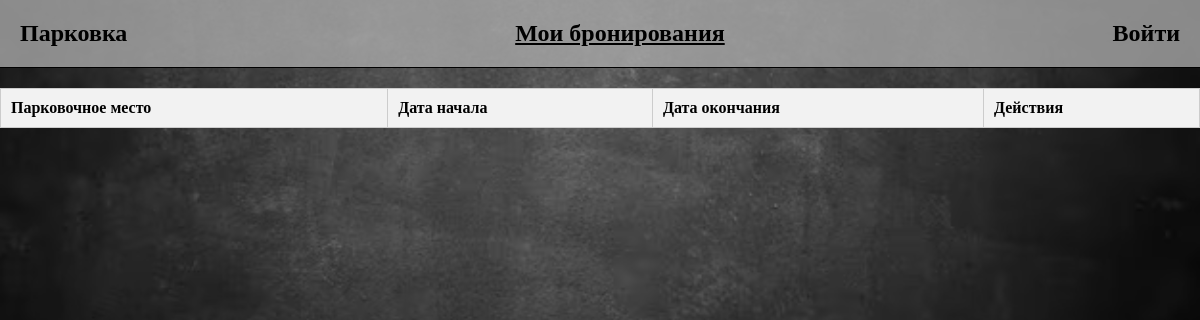
/my_bookings/ (signed in), run on an earlier commit of the app's database.
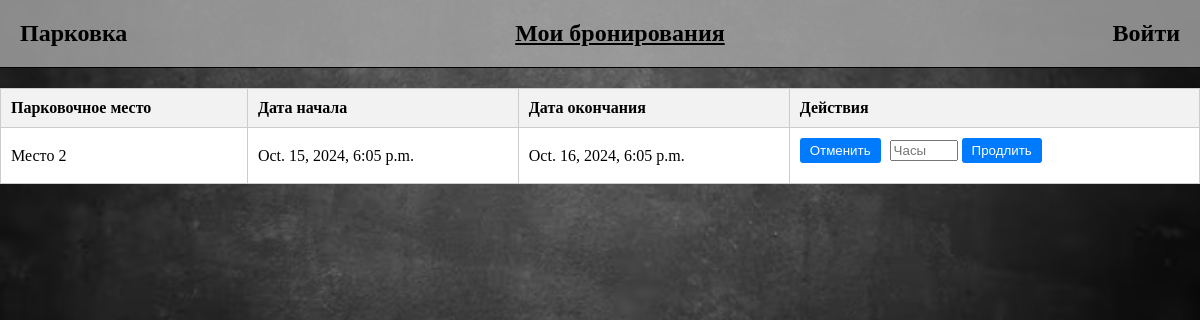
And on a later commit of the database.
### booking_app/models.py (models this page shows, shortened)
class Booking(models.Model):
    user = models.ForeignKey(User, on_delete=models.CASCADE)
    parking_spot = models.ForeignKey(ParkingSpot, on_delete=models.CASCADE)
    start_date = models.DateTimeField()
    end_date = models.DateTimeField()
    confirmed = models.BooleanField(default=True)

class ParkingSpot(models.Model):
    number = models.CharField(max_length=10)
    location = models.ForeignKey(Location, on_delete=models.CASCADE)
    is_free = models.BooleanField(default=True)  # Добавляем атрибут is_free

### booking_app/views.py (the view, shortened to what this page needs)
# urls.py: path('my_bookings/', views.my_bookings, name='my_bookings'),  # Страница "Мои бронирования"
@login_required(login_url='/login/')
def my_bookings(request):
    user = request.user
    bookings = Booking.objects.filter(user=user)
    booking_history = BookingHistory.objects.filter(booking__user=user)
    return render(request, 'my_bookings.html', {
        'bookings': bookings,
        'booking_history': booking_history,
    })

### booking_app/templates/my_bookings.html (shortened to what this page needs)
<!DOCTYPE html>
<html lang="ru">
  <head>
    {% load static %}
    <link rel="stylesheet" type="text/css" href="{% static 'styles.css' %}" />
  </head>
  <body>
    <div class="header">
      <a
        href="{% url 'home' %}"
        class="{% if request.resolver_match.url_name == 'home' %}active{% endif %}"
        ><h1>Парковка</h1></a
      >
      <a
        href="{% url 'my_bookings' %}"
        class="{% if request.resolver_match.url_name == 'my_bookings' %}active{% endif %}"
        ><h2>Мои бронирования</h2></a
      >
      <a href="{% url 'login' %}"><h2>Войти</h2></a>
    </div>
    <table>
      <thead>
        <tr>
          <th>Парковочное место</th>
          <th>Дата начала</th>
          <th>Дата окончания</th>
          <th>Действия</th>
        </tr>
      </thead>
      <tbody>
        {% for booking in bookings %}
        <tr>
          <td>{{ booking.parking_spot.number }}</td>
          <td>{{ booking.start_date }}</td>
          <td>{{ booking.end_date }}</td>
          <td>
            <form method="post" style="display: inline">
              <button type="submit" name="action" value="cancel">
                Отменить
              </button>
              <input
                type="number"
                name="extend_hours"
                min="1"
                placeholder="Часы"
                style="width: 60px"
              />
              <button type="submit" name="action" value="extend">
                Продлить
              </button>
            </form>
          </td>
        </tr>
        {% endfor %}
      </tbody>
    </table>
  </body>
</html>

### booking_app/static/styles.css (style rules this page uses)
.header { display: flex; justify-content: center; align-items: center; border-bottom: 1px solid black; padding: 10px; }
.header a { text-decoration: none; color: black; padding: 10px; transition: background-color 0.3s, color 0.3s; }
.header a.active { text-decoration: underline; }
.header h1, .header h2 { margin: 0; font-size: 24px; }
.header h2 { margin-left: 20px; }
form { display: flex; flex-direction: column; max-width: 400px; margin: 0 auto; }
label, select, input, button { margin-bottom: 10px; }
button { margin-right: 5px; padding: 5px 10px; border: none; background-color: #007bff; color: white; border-radius: 3px; cursor: pointer; }
table { width: 100%; border-collapse: collapse; margin: 20px 0; }
th, td { border: 1px solid black; padding: 8px; text-align: left; }
th { background-color: #f2f2f2; }

What changed in the data, as far as the page shows it:
added Booking: parking_spot.number "Место 2", start_date "Oct. 15, 2024, 6:05 p.m.", end_date "Oct. 16, 2024, 6:05 p.m."
